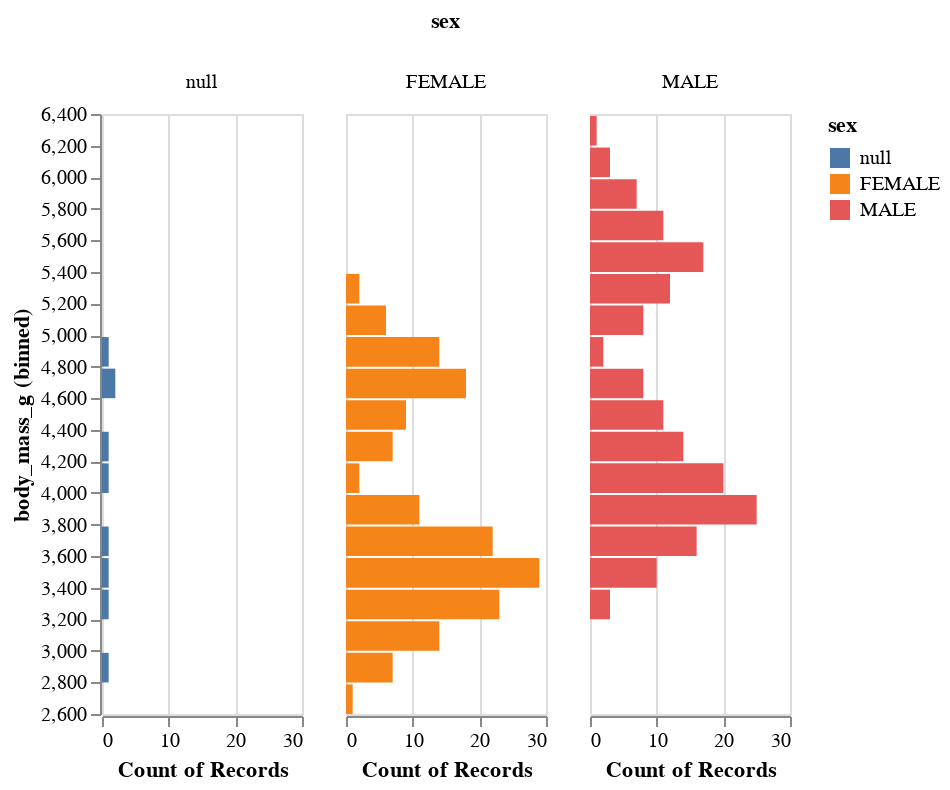

The notebook cell saved with this chart:
### Code cell
(
    alt.Chart(df)
    .mark_bar()
    .encode(
        y=alt.X("body_mass_g").bin(maxbins=30),
        x=alt.Y("count()"),
        color=alt.Color("sex"),
        column="sex"
    )
).properties(height=300, width=100)

### Figure 1 — Vega-Lite specification as saved in the notebook (floating-point values rounded to 4 significant figures; data arrays with more than 128 entries replaced by an {"elided": "..."} marker saying what was removed)
{"config": {"view": {"continuousWidth": 300, "continuousHeight": 300}}, "data": {"name": "data-7b1c3d376dc1f878f7c4c69deb3a1e79"}, "mark": {"type": "bar"}, "encoding": {"color": {"field": "sex", "type": "nominal"}, "column": {"field": "sex", "type": "nominal"}, "x": {"aggregate": "count", "type": "quantitative"}, "y": {"bin": {"maxbins": 30}, "field": "body_mass_g", "type": "quantitative"}}, "height": 300, "width": 100, "$schema": "https://vega.github.io/schema/vega-lite/v5.15.1.json", "datasets": {"data-7b1c3d376dc1f878f7c4c69deb3a1e79": {"elided": "344 records"}}}
